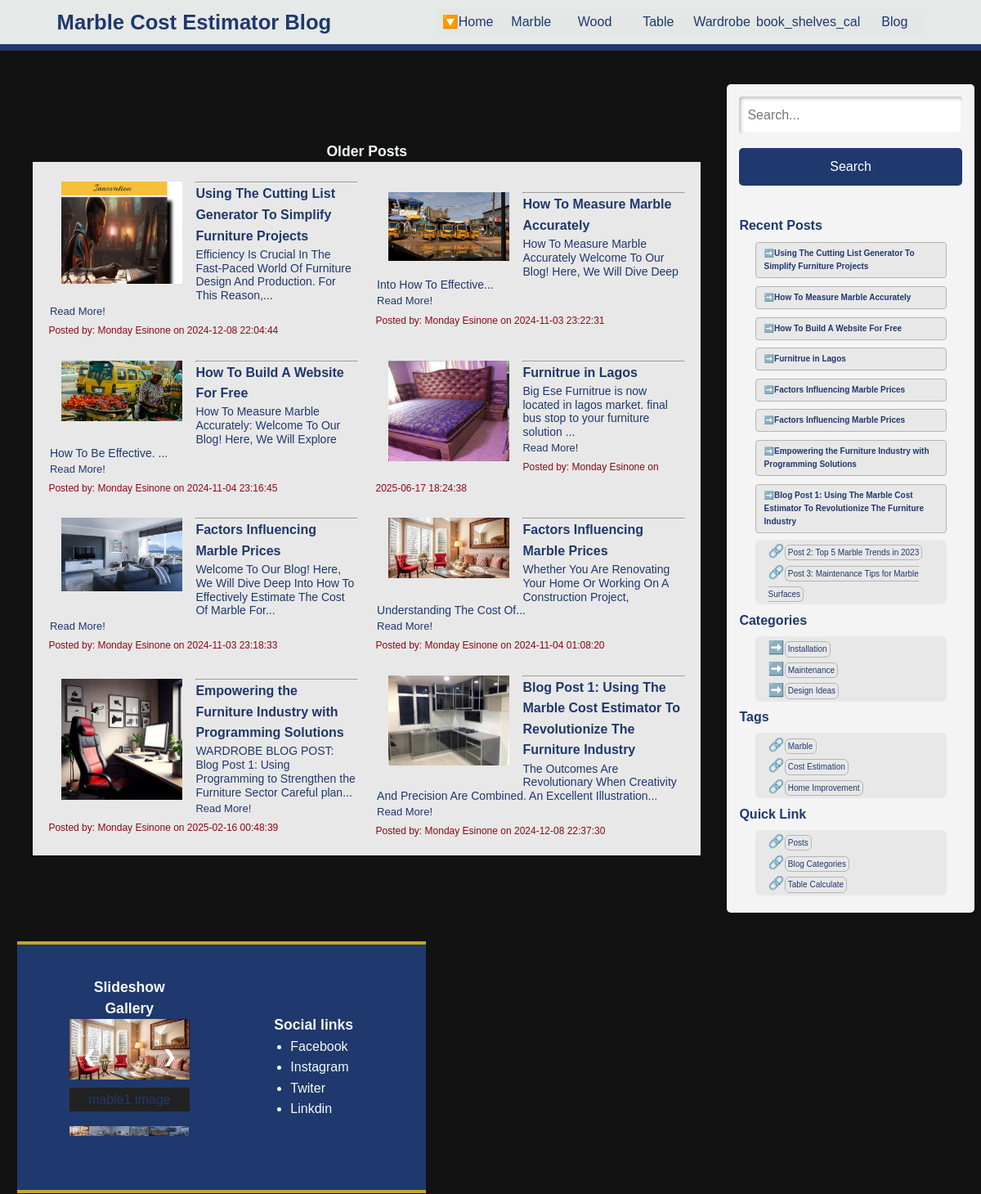
The app's page /olderpost (upper part), older data.
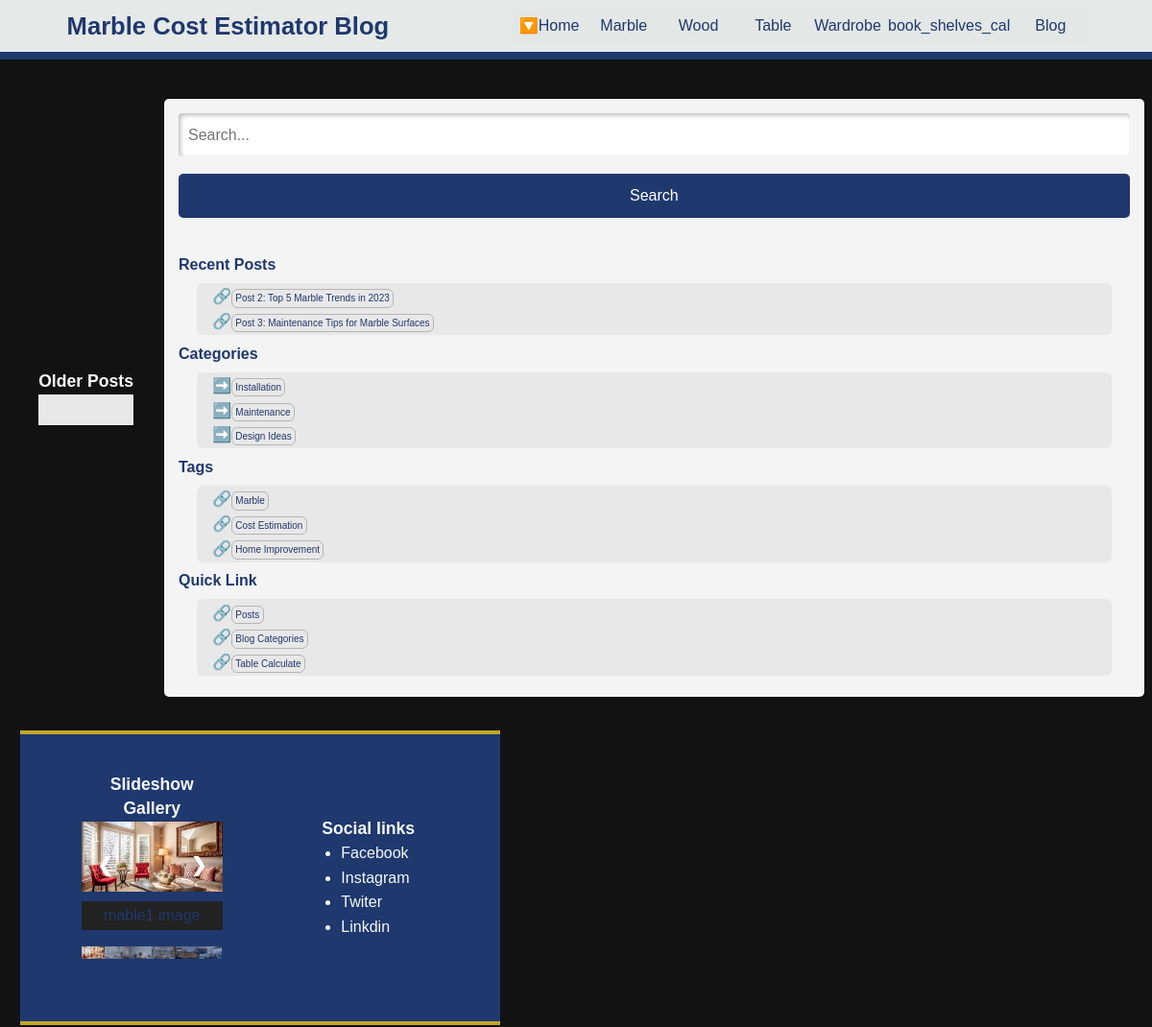
The same page, newer data.
### tables this page shows
CREATE TABLE posts (
            id INTEGER PRIMARY KEY AUTOINCREMENT,
            title TEXT NOT NULL,
            content TEXT NOT NULL,
            author TEXT NOT NULL,
            image TEXT,
            created_at TIMESTAMP DEFAULT CURRENT_TIMESTAMP
        );

### app.py (the view)
@app.route('/olderpost')
def olderpost():
    conn = get_db_connection()
    old_posts = conn.execute('SELECT * FROM posts ORDER BY title DESC').fetchall()
    conn.close()
    return render_template("olderpost.html", old_posts=old_posts)

### models.py (called while the page is built)
def get_db_connection():
    conn = sqlite3.connect('blog.db')
    conn.row_factory = sqlite3.Row
    return conn

### templates/olderpost.html (shortened to what this page needs)
<!DOCTYPE html>
<html lang="en">
<head>
    <link rel="stylesheet" href="{{ url_for('static', filename ='styles/blog-styles.css')}}">
    <link rel="stylesheet" href="{{ url_for('static', filename ='styles/mabel-styles.css')}}">
    <link rel="stylesheet" href="{{ url_for('static', filename ='styles/mabel-large-styles.css')}}">
    <link rel="stylesheet" href="{{ url_for('static', filename ='styles/image-slide.css')}}">
</head>
<body>
    <header>
        <h1>Marble Cost Estimator Blog</h1>
        <nav class="navigation">
          <a href="{{ url_for('index')}}" class="active">Home</a>
          <a href="{{ url_for('marble_cal')}}">Marble</a>
          <a href="{{ url_for('wood_calculator')}}">Wood</a>
          <a href="{{ url_for('table_cal')}}">Table</a>
          <a href="{{ url_for('wardrob_cal')}}">Wardrobe</a>
          <a href="{{ url_for('book_shelves_cal')}}">book_shelves_cal</a>
          <a href="{{ url_for('blogpost')}}"> Blog</a>
        </nav>
    </header>
    <main>
        <div class="content-container">
            <article>
              <h2>Older Posts</h2>
                <div class="article-older-content">
                  {% for post in old_posts %}
                  <div class="post-blog">
                  {% if post['image'] %}
                    <img src="{{ url_for('static', filename='uploads/images/' + post['image']) }}" alt="Post Image" style="max-width: 100%; height: auto;">
                  {% endif %}
                  <hr>
                      <h3><a href="/post/{{ post['id'] }}">{{ post['title'] }}</a></h3>
                      <p>{{ post['content'][:100] }}...</p>
                      <p id="read-more2"><a href="/post/{{ post['id'] }}">Read More! </a></p>
                      <small>Posted by: {{ post['author'] }} on {{ post['created_at'] }}</small>
                  </div>
                  {% endfor %}
                </div>
            </article>
            <aside class="sidebar">
                <div class="search-bar">
                    <input type="text" placeholder="Search...">
                    <button>Search</button>
                </div>
                <h3>Recent Posts</h3>
                     {% for post in old_posts %}
                      <div class="post-blog">
                          <h4>➡️<a href="/post/{{ post['id'] }}">{{ post['title'] }}</a></h4>
                      </div>
                      {% endfor %}</a>
                <ul>
                    <li>🔗<a href="#">Post 2: Top 5 Marble Trends in 2023</a></li>
                    <li>🔗<a href="#">Post 3: Maintenance Tips for Marble Surfaces</a></li>
                </ul>
                <h3>Categories</h3>
                <ul>
                    <li>➡️<a href="#">Installation</a></li>
                    <li>➡️<a href="#">Maintenance</a></li>
                    <li>➡️<a href="#">Design Ideas</a></li>
                </ul>
                <h3>Tags</h3>
                <ul>
                    <li>🔗<a href="#">Marble</a></li>
                    <li>🔗<a href="#">Cost Estimation</a></li>
                    <li>🔗<a href="#">Home Improvement</a></li>
                </ul>
                <h3>Quick Link</h3>
                <ul>
                    <li>🔗<a href="blog.html">Posts</a></li>
                    <li>🔗<a href="blog-view.html">Blog Categories</a></li>
                    <li>🔗<a href="table-cal.html">Table Calculate</a></li>
                </ul>
            </aside>
        </div>
        <section>
            <div class="display-slid-content">
                <div class="image-slider">
                    <h2 style="text-align:center">Slideshow Gallery</h2>
                    <div class="slider-container">
                      <div class="slide">
                        <div class="numbertext">1 / 6</div>
                        <img src="static/images/img_woods.webp" alt="mable1 image">
                      </div>
                      <a class="prev" onclick="changeSlide(-1)">❮</a>
                      <a class="next" onclick="changeSlide(1)">❯</a>
                      <div class="caption-container">
                        <p id="caption"></p>
                      </div>
                      <div class="row">
                        <div class="column">
                          <img class="thumbnail cursor" src="static/images/img_woods.webp" style="width:100%" onclick="setCurrentSlide(1)" alt="mable1 image" loading="lazy">
                        </div>
                        <div class="column">
                          <img class="thumbnail cursor" src="static/images/img_woods2.webp" style="width:100%" onclick="setCurrentSlide(2)" alt="mable2 image" loading="lazy">
                        </div>
                        <div class="column">
                          <img class="thumbnail cursor" src="static/images/img_woods3.webp" style="width:100%" onclick="setCurrentSlide(3)" alt="mable3 image" loading="lazy">
                        </div>
                        <div class="column">
                          <img class="thumbnail cursor" src="static/images/img_woods4.webp" style="width:100%" onclick="setCurrentSlide(4)" alt="mable4 image" loading="lazy">
                        </div>
                        <div class="column">
                          <img class="thumbnail cursor" src="static/images/img_woods5.webp" style="width:100%" onclick="setCurrentSlide(5)" alt="mable5 image" loading="lazy">
                        </div>
                        <div class="column">
                          <img class="thumbnail cursor" src="static/images/img_woods6.webp" style="width:100%" onclick="setCurrentSlide(6)" alt="mable6 image" loading="lazy">
                        </div>
                    </div>
                    </div>
                </div>
                <div class="social-link">
                    <h2>Social links </h2>
                    <ul>
                        <li> Facebook </li>
                        <li> Instagram </li>
                        <li> Twiter </li>
                        <li> Linkdin </li>
                    </ul>
                </div>
            </div>
        </section>
    </main>
</body>
</html>

### static/styles/blog-styles.css (style rules this page uses)
body { font-family: Arial, sans-serif; line-height: 1.6; margin: 0; padding: 0; }
h1 { margin: 0; }
ul { margin-left: 20px; }
.content-container { display: flex; flex-wrap: wrap; margin: 2rem 0; padding: .2rem; }
article { flex: 3; margin-right: 20px; }
article { margin: 0; }
.article-older-content { display: grid; grid-template-columns: 1fr 1fr; grid-gap: 15px; margin: 0; background-color: #e8e8e8; box-shadow: 1px 1px 2px rgba(0, 0, 0, 0.353); padding: 1rem; }
.full-post h2, h3, p { color: #1f386e; }
.sidebar { flex: 1; background: #f4f4f4; padding: 15px; border-radius: 5px; box-shadow: 1px 1px 2px rgba(0, 0, 0, 0.353); }
.sidebar ul { background-color: #e8e8e8; padding: .1rem 1rem; list-style: none; border-radius: 6px; margin: .4rem 1.2rem; }
.sidebar li a { color: #1f386e; text-shadow: 1px 1px 3 rgb(234, 205, 15); font-size: x-small; text-decoration: none; border: 1px solid #b6b4b4; border-radius: 6px; padding: .2rem; }
.search-bar { margin-bottom: 20px; }
.search-bar input { width: calc(100% - 60px); padding: 10px; border: 1px solid #ccc; border-radius: 5px; }
.search-bar button { padding: 10px; background: var(--color-header); color: #fff; border: none; border-radius: 5px; cursor: pointer; }
.image-slider { margin: 1rem 0; }
.display-slid-content { margin-top: 0.7rem; }

### static/styles/mabel-styles.css (style rules this page uses)
:root { --bg-primary: #121212; --bg-secondary: #1e1e1e; --color-primary: #654534; --color-primary-light: #7e57c2; --color-primary-dark: #5e35b1; --color-background: #F9F8F5; --color-text: #1b1919; --color-header: #1f386e; --color-footer: #1f386e; --color-accent: #c1a728; --gutter-sm: 0.6rem; --gutter-md: 1.1rem; --gutter-lg: 1.6rem; --gutter-xl: 2rem; --gutter-xxl: 7.2rem; --font-family: 'Roboto', Arial, sans-serif; --font-size-sm: 1.1rem; --font-size-md: 1.2rem; --font-size-lg: 2.1rem; --font-size-xl: 2.8rem; --font-size-xxl: 3.6rem; --line-height: 1.5; --transition-duration: 300ms; --transition-ease: cubic-bezier(0.645, 0.045, 0.355, 1); }
* { margin: 0; padding: 0; box-sizing: border-box; font-family: var(--fontFamily); font-size: var(--fontSizeMd); line-height: var(--lineHeightMd); }
body { font-family: Arial, sans-serif; background-color: #f4f4f4; margin: 0; overflow-x: hidden; }
h1 { font-size: 1.8rem; color: #1f386e; }
h2 { font-size: 1.4rem; }
header, main { margin: 0 auto; }
header { background-color: #e3e8e6e2; display: grid; grid-gap: .1rem; padding: 1rem 2rem; border-bottom: 8px solid #1f386e; box-shadow: 1px 2px 5px black; margin: 0px auto; }
header h1 { font-size: medium; }
nav { background-color: #e3e8e6e2; display: flex; flex-direction: column; }
nav a { display: block; color: #072719e2; text-align: center; padding: 1rem; text-decoration: none; }
.active { color: yellow; }
.navigation { display: flex; flex-direction: column; list-style: none; background-color: #e3e8e6e2; color: #1f386e; max-width: 900px; }
.navigation a { display: none; padding: 1rem; text-align: center; text-decoration: none; color: #1f386e; }
.active::before { content: "🔽"; }
main { align-items: center; background-color:var(--bg-primary); padding: 5px; color: #1f386e; }
input[type="text"], input[type="number"] { width: 100%; padding: 10px; margin-bottom: 2px; border: none; border-radius: 4px; box-sizing: border-box; box-shadow: inset 2px 2px 5px rgba(0, 0, 0, 0.275), inset -2px -2px 5px rgba(255, 255, 255, 0.1); }
button { background-color: #05651b; color: white; padding: 10px 15px; border-radius: 4px; cursor: pointer; font-size: 16px; margin: 1rem auto; width: 100%; }
div { margin-bottom: 10px; color: #f5f9f8; }
.display-slid-content { background-color: var(--color-footer); color: #fff; display: grid; grid-template-columns: 1fr; grid-gap: 2px; padding: .5rem 0; border-top: 4px solid var(--color-accent); border-bottom: 4px solid var(--color-accent); }
.social-link { margin: auto; padding: 1rem; background-color: var(--color-footer) }

Row changes from the older to the newer data that the page shows:
removed posts: image (picture), title "Using The Cutting List Generator To Simplify Furniture Projects", content "Efficiency Is Crucial In The Fast-Paced World Of Furniture Design And Production. For This Reason,", author "Monday Esinone", created_at "2024-12-08 22:04:44"
removed posts: image (picture), title "How To Measure Marble Accurately", content "How To Measure Marble Accurately Welcome To Our Blog! Here, We Will Dive Deep Into How To Effective", author "Monday Esinone", created_at "2024-11-03 23:22:31"
removed posts: image (picture), title "How To Build A Website For Free", content "How To Measure Marble Accurately: Welcome To Our Blog! Here, We Will Explore How To Be Effective.", author "Monday Esinone", created_at "2024-11-04 23:16:45"
removed posts: image (picture), title "Furnitrue in Lagos", content "Big Ese Furnitrue is now located in lagos market. final bus stop to your furniture solution", author "Monday Esinone", created_at "2025-06-17 18:24:38"
removed posts: image (picture), title "Factors Influencing Marble Prices", content "Welcome To Our Blog! Here, We Will Dive Deep Into How To Effectively Estimate The Cost Of Marble For", author "Monday Esinone", created_at "2024-11-03 23:18:33"
removed posts: image (picture), title "Factors Influencing Marble Prices", content "Whether You Are Renovating Your Home Or Working On A Construction Project, Understanding The Cost Of", author "Monday Esinone", created_at "2024-11-04 01:08:20"
removed posts: image (picture), title "Empowering the Furniture Industry with Programming Solutions", content "WARDROBE BLOG POST: Blog Post 1: Using Programming to Strengthen the Furniture Sector Careful plan", author "Monday Esinone", created_at "2025-02-16 00:48:39"
removed posts: image (picture), title "Blog Post 1: Using The Marble Cost Estimator To Revolutionize The Furniture Industry", content "The Outcomes Are Revolutionary When Creativity And Precision Are Combined. An Excellent Illustration", author "Monday Esinone", created_at "2024-12-08 22:37:30"
